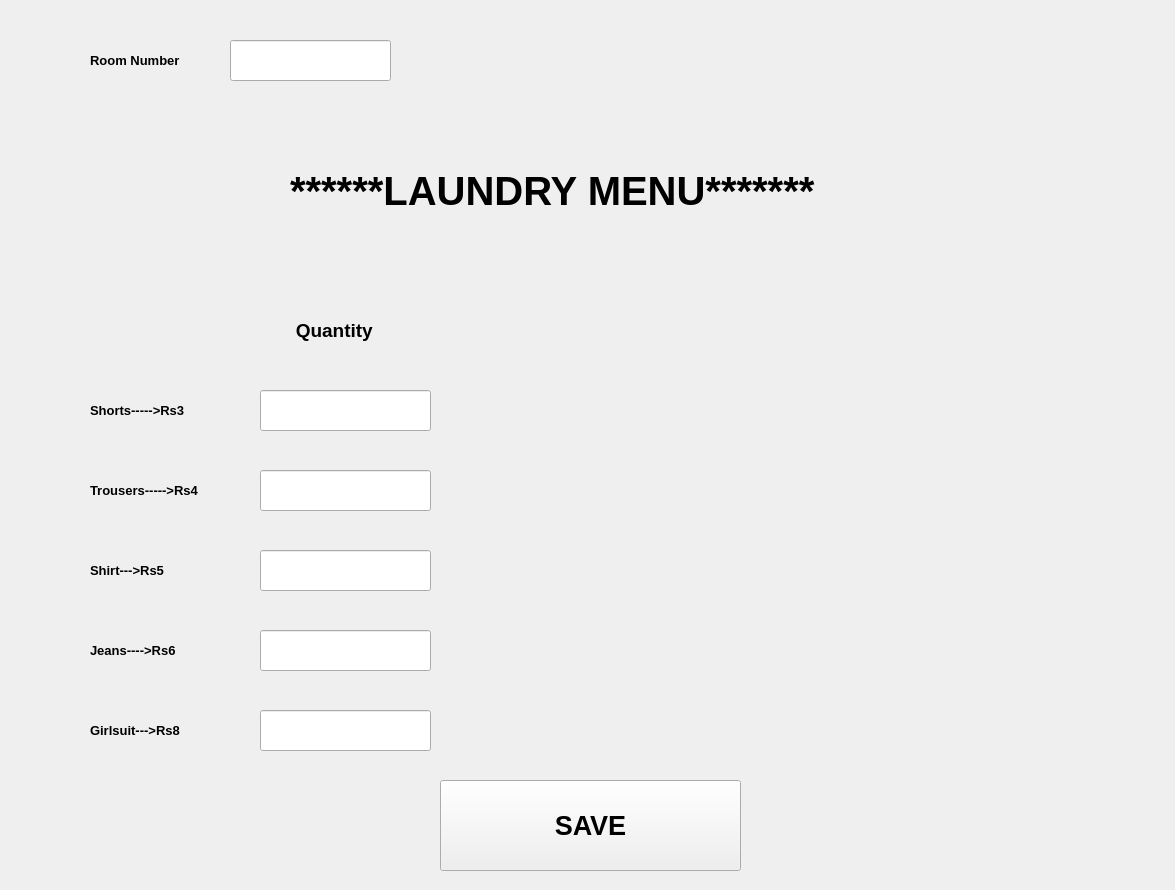
<?xml version="1.0" encoding="UTF-8"?>
<ui version="4.0">
 <class>MainWindow</class>
 <widget class="QMainWindow" name="MainWindow">
  <property name="geometry">
   <rect>
    <x>0</x>
    <y>0</y>
    <width>1175</width>
    <height>890</height>
   </rect>
  </property>
  <property name="minimumSize">
   <size>
    <width>1175</width>
    <height>890</height>
   </size>
  </property>
  <property name="maximumSize">
   <size>
    <width>1175</width>
    <height>890</height>
   </size>
  </property>
  <property name="windowTitle">
   <string>MainWindow</string>
  </property>
  <widget class="QWidget" name="centralwidget">
   <widget class="QLabel" name="lbl_RoomNum">
    <property name="geometry">
     <rect>
      <x>90</x>
      <y>30</y>
      <width>131</width>
      <height>61</height>
     </rect>
    </property>
    <property name="font">
     <font>
      <family>Arial</family>
      <pointsize>10</pointsize>
      <weight>75</weight>
      <bold>true</bold>
     </font>
    </property>
    <property name="text">
     <string>Room Number</string>
    </property>
   </widget>
   <widget class="QLabel" name="lbl_LAUNDRY">
    <property name="geometry">
     <rect>
      <x>290</x>
      <y>120</y>
      <width>651</width>
      <height>141</height>
     </rect>
    </property>
    <property name="font">
     <font>
      <family>Arial</family>
      <pointsize>30</pointsize>
      <weight>75</weight>
      <bold>true</bold>
     </font>
    </property>
    <property name="frameShape">
     <enum>QFrame::NoFrame</enum>
    </property>
    <property name="frameShadow">
     <enum>QFrame::Plain</enum>
    </property>
    <property name="text">
     <string>******LAUNDRY MENU*******</string>
    </property>
   </widget>
   <widget class="QLineEdit" name="txt_RoomNum">
    <property name="geometry">
     <rect>
      <x>230</x>
      <y>40</y>
      <width>161</width>
      <height>41</height>
     </rect>
    </property>
    <property name="font">
     <font>
      <family>Arial</family>
      <pointsize>14</pointsize>
     </font>
    </property>
   </widget>
   <widget class="QPushButton" name="btn_SAVE">
    <property name="geometry">
     <rect>
      <x>440</x>
      <y>780</y>
      <width>301</width>
      <height>91</height>
     </rect>
    </property>
    <property name="font">
     <font>
      <family>Arial</family>
      <pointsize>20</pointsize>
      <weight>75</weight>
      <bold>true</bold>
     </font>
    </property>
    <property name="text">
     <string>SAVE</string>
    </property>
   </widget>
   <widget class="QLabel" name="lbl_Shorts">
    <property name="geometry">
     <rect>
      <x>90</x>
      <y>380</y>
      <width>131</width>
      <height>61</height>
     </rect>
    </property>
    <property name="font">
     <font>
      <family>Arial</family>
      <pointsize>10</pointsize>
      <weight>75</weight>
      <bold>true</bold>
     </font>
    </property>
    <property name="text">
     <string>Shorts-----&gt;Rs3</string>
    </property>
   </widget>
   <widget class="QLabel" name="lbl_Trousers">
    <property name="geometry">
     <rect>
      <x>90</x>
      <y>460</y>
      <width>151</width>
      <height>61</height>
     </rect>
    </property>
    <property name="font">
     <font>
      <family>Arial</family>
      <pointsize>10</pointsize>
      <weight>75</weight>
      <bold>true</bold>
     </font>
    </property>
    <property name="text">
     <string>Trousers-----&gt;Rs4</string>
    </property>
   </widget>
   <widget class="QLabel" name="lbl_Shirt">
    <property name="geometry">
     <rect>
      <x>90</x>
      <y>540</y>
      <width>131</width>
      <height>61</height>
     </rect>
    </property>
    <property name="font">
     <font>
      <family>Arial</family>
      <pointsize>10</pointsize>
      <weight>75</weight>
      <bold>true</bold>
     </font>
    </property>
    <property name="text">
     <string>Shirt---&gt;Rs5</string>
    </property>
   </widget>
   <widget class="QLabel" name="lbl_Jeans">
    <property name="geometry">
     <rect>
      <x>90</x>
      <y>620</y>
      <width>131</width>
      <height>61</height>
     </rect>
    </property>
    <property name="font">
     <font>
      <family>Arial</family>
      <pointsize>10</pointsize>
      <weight>75</weight>
      <bold>true</bold>
     </font>
    </property>
    <property name="text">
     <string>Jeans----&gt;Rs6</string>
    </property>
   </widget>
   <widget class="QLabel" name="lbl_Girlsuit">
    <property name="geometry">
     <rect>
      <x>90</x>
      <y>700</y>
      <width>131</width>
      <height>61</height>
     </rect>
    </property>
    <property name="font">
     <font>
      <family>Arial</family>
      <pointsize>10</pointsize>
      <weight>75</weight>
      <bold>true</bold>
     </font>
    </property>
    <property name="text">
     <string>Girlsuit---&gt;Rs8</string>
    </property>
   </widget>
   <widget class="QLineEdit" name="txt_Jeans">
    <property name="geometry">
     <rect>
      <x>260</x>
      <y>630</y>
      <width>171</width>
      <height>41</height>
     </rect>
    </property>
    <property name="font">
     <font>
      <family>Arial</family>
      <pointsize>14</pointsize>
     </font>
    </property>
   </widget>
   <widget class="QLineEdit" name="txt_Shirt">
    <property name="geometry">
     <rect>
      <x>260</x>
      <y>550</y>
      <width>171</width>
      <height>41</height>
     </rect>
    </property>
    <property name="font">
     <font>
      <family>Arial</family>
      <pointsize>14</pointsize>
     </font>
    </property>
   </widget>
   <widget class="QLineEdit" name="txt_Trousers">
    <property name="geometry">
     <rect>
      <x>260</x>
      <y>470</y>
      <width>171</width>
      <height>41</height>
     </rect>
    </property>
    <property name="font">
     <font>
      <family>Arial</family>
      <pointsize>14</pointsize>
     </font>
    </property>
   </widget>
   <widget class="QLineEdit" name="txt_Shorts">
    <property name="geometry">
     <rect>
      <x>260</x>
      <y>390</y>
      <width>171</width>
      <height>41</height>
     </rect>
    </property>
    <property name="font">
     <font>
      <family>Arial</family>
      <pointsize>14</pointsize>
     </font>
    </property>
   </widget>
   <widget class="QLineEdit" name="txt_Girlsuit">
    <property name="geometry">
     <rect>
      <x>260</x>
      <y>710</y>
      <width>171</width>
      <height>41</height>
     </rect>
    </property>
    <property name="font">
     <font>
      <family>Arial</family>
      <pointsize>14</pointsize>
     </font>
    </property>
   </widget>
   <widget class="QLabel" name="lbl_Quantity">
    <property name="geometry">
     <rect>
      <x>280</x>
      <y>300</y>
      <width>131</width>
      <height>61</height>
     </rect>
    </property>
    <property name="font">
     <font>
      <family>Arial</family>
      <pointsize>14</pointsize>
      <weight>75</weight>
      <bold>true</bold>
     </font>
    </property>
    <property name="text">
     <string>   Quantity</string>
    </property>
   </widget>
  </widget>
 </widget>
 <resources/>
 <connections/>
</ui>
